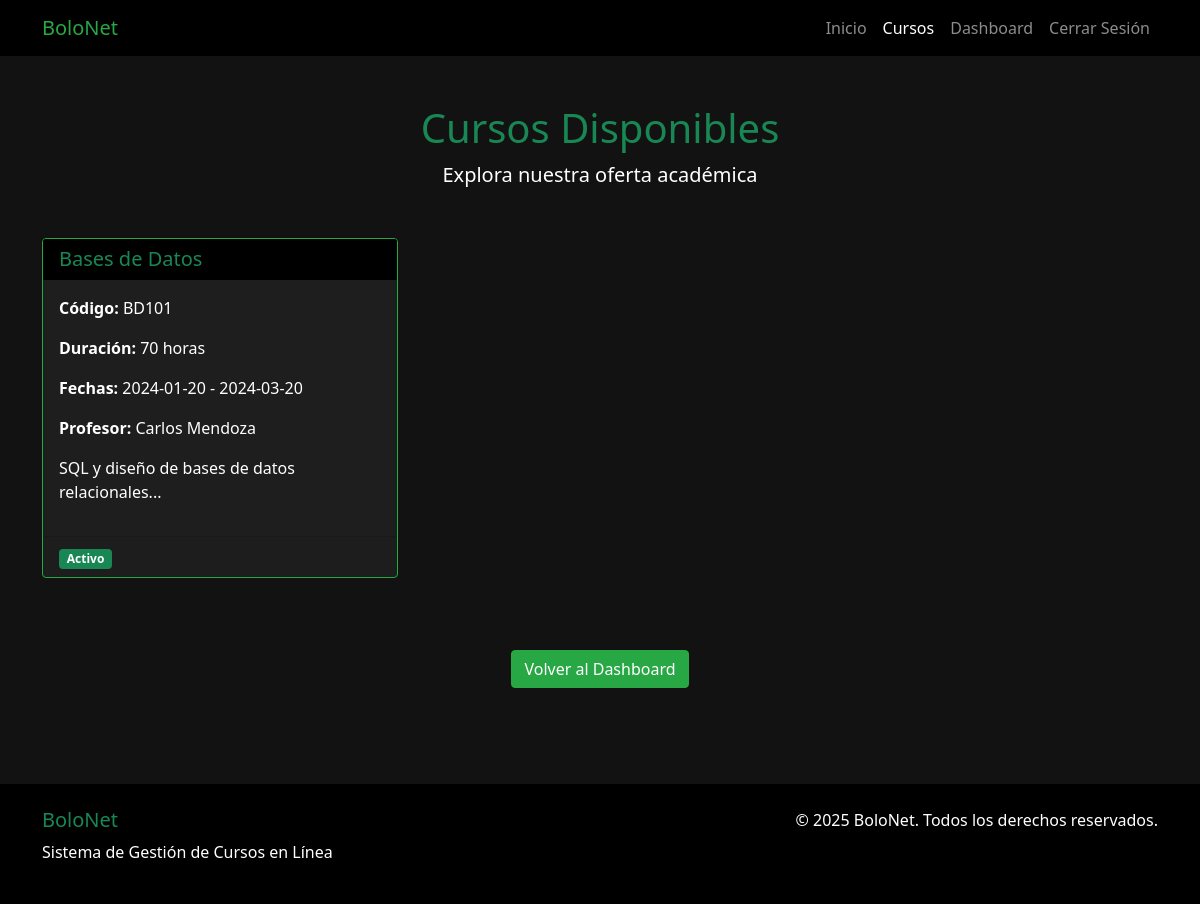
/public_cursos.php (signed in), run on the app's committed database.
### tables this page shows
CREATE TABLE curso (
    id INT PRIMARY KEY AUTO_INCREMENT,
    codigo VARCHAR(20) NOT NULL UNIQUE,
    nombre VARCHAR(150) NOT NULL,
    descripcion TEXT,
    duracion_horas INT NOT NULL,
    fecha_inicio DATE NOT NULL,
    fecha_fin DATE NOT NULL,
    estado ENUM('activo', 'inactivo', 'completado') DEFAULT 'activo',
    profesor_id INT NULL,
    creado_en TIMESTAMP DEFAULT CURRENT_TIMESTAMP,
    actualizado_en TIMESTAMP DEFAULT CURRENT_TIMESTAMP ON UPDATE CURRENT_TIMESTAMP,
    FOREIGN KEY (profesor_id) REFERENCES usuario(id) ON DELETE SET NULL
);

### models/Database.php (called while the page is built, shortened)
<?php
class Database {
    private static $connection = null;
    public static function getConnection() {
        if (self::$connection === null) {
            self::$connection = new mysqli(DB_HOST, DB_USER, DB_PASS, DB_NAME);
            self::$connection->set_charset("utf8");
        }
        return self::$connection;
    }
}

### models/Curso.php (called while the page is built, shortened)
<?php
class Curso
{
    private $db;
    public function __construct()
    {
        require_once __DIR__ . '/Database.php';
        $this->db = Database::getConnection();
    }
    public function getCursosActivos()
    {
        $sql = "SELECT c.*, CONCAT(p.nombre, ' ', p.apellido) as profesor_nombre
                FROM curso c
                LEFT JOIN usuario u ON c.profesor_id = u.id
                LEFT JOIN persona p ON u.persona_id = p.id
                WHERE c.estado = 'activo'
                ORDER BY c.nombre";
        $result = $this->db->query($sql);
        return $result->fetch_all(MYSQLI_ASSOC);
    }
}
?>

### public_cursos.php (the view, shortened to what this page needs)
<?php
require_once 'views/layouts/public_header.php';
require_once 'models/Curso.php';
$curso = new Curso();
$cursos = $curso->getCursosActivos();
?>
<div class="container py-5">
    <div class="text-center mb-5">
        <h1 class="text-success">Cursos Disponibles</h1>
        <p class="lead">Explora nuestra oferta académica</p>
    </div>
    <div class="row">
        <?php foreach($cursos as $curso_item): ?>
        <div class="col-md-4 mb-4">
            <div class="card h-100 border-success">
                <div class="card-header bg-black">
                    <h5 class="mb-0 text-success"><?php echo htmlspecialchars($curso_item['nombre']); ?></h5>
                </div>
                <div class="card-body">
                    <p><strong>Código:</strong> <?php echo htmlspecialchars($curso_item['codigo']); ?></p>
                    <p><strong>Duración:</strong> <?php echo $curso_item['duracion_horas']; ?> horas</p>
                    <p><strong>Fechas:</strong> <?php echo $curso_item['fecha_inicio']; ?> - <?php echo $curso_item['fecha_fin']; ?></p>
                    <p><strong>Profesor:</strong> <?php echo htmlspecialchars($curso_item['profesor_nombre'] ?? 'Por asignar'); ?></p>
                    <p><?php echo htmlspecialchars(substr($curso_item['descripcion'] ?? '', 0, 100)) . '...'; ?></p>
                </div>
                <div class="card-footer">
                    <span class="badge bg-success"><?php echo ucfirst($curso_item['estado']); ?></span>
                </div>
            </div>
        </div>
        <?php endforeach; ?>
    </div>
    <div class="text-center mt-5">
        <?php if(isset($_SESSION['user_id'])): ?>
        <a href="dashboard.php" class="btn btn-success">Volver al Dashboard</a>
        <?php else: ?>
        <a href="index.php" class="btn btn-success">Regresar al Inicio</a>
        <?php endif; ?>
    </div>
</div>
<?php require_once 'views/layouts/public_footer.php'; ?>

### views/layouts/public_header.php (style rules this page uses)
body { background-color: #121212 !important; color: #ffffff !important; }
.card { background-color: #1e1e1e !important; border-color: #28a745 !important; }
.card-header { background-color: #000000 !important; color: #28a745 !important; }
.btn-success { background-color: #28a745; border-color: #28a745; }

### data on the page
curso: nombre "Bases de Datos", codigo "BD101", duracion_horas "70", fecha_inicio "2024-01-20", fecha_fin "2024-03-20", profesor_nombre "Carlos Mendoza", descripcion "SQL y diseño de bases de datos relacionales", estado "Activo"

### other printed values
SITE_NAME "BoloNet"
